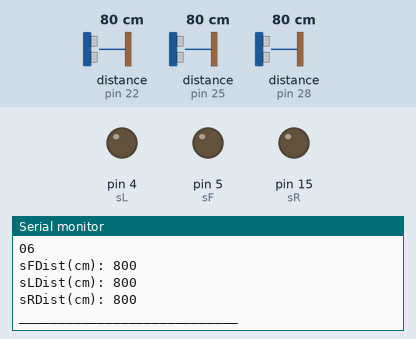
This sketch was run on a simulated Arduino Uno, built with avr-gcc and run on an emulated ATmega328P. Shown: output pins drawn as LEDs (lit = HIGH), the last lines printed to the serial monitor. Inputs (shaded band) come from the test bench; at power-on: distance to the obstacle (sensors on pin 22, pin 25, pin 28) 80 cm.

Above: at 2.4 s.
2.5 s: distance to the obstacle (sensor on pin 22) set to 2 cm
5.3 s: distance to the obstacle (sensor on pin 25) set to 2 cm
At 7.1 s:
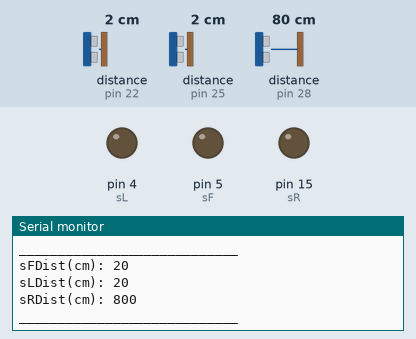
8.1 s: distance to the obstacle (sensor on pin 28) set to 2 cm
At 10.3 s:
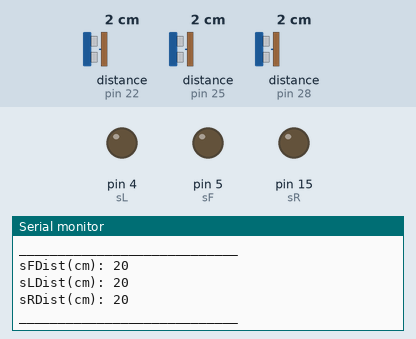
10.9 s: distance to the obstacle (sensor on pin 22) set to 4 cm
13.7 s: distance to the obstacle (sensor on pin 25) set to 4 cm
At 14.7 s:
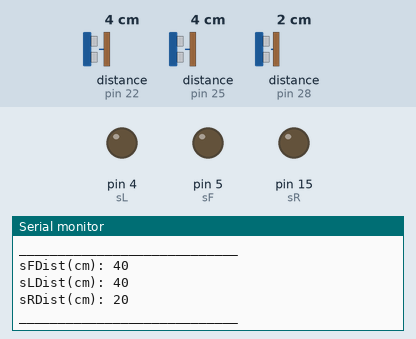
16.5 s: distance to the obstacle (sensor on pin 28) set to 4 cm
At 19.1 s:
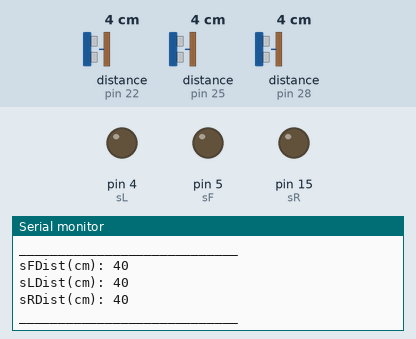
Timing chart, 0 to 20.3 s (numbered marks = the images above; inputs shaded):
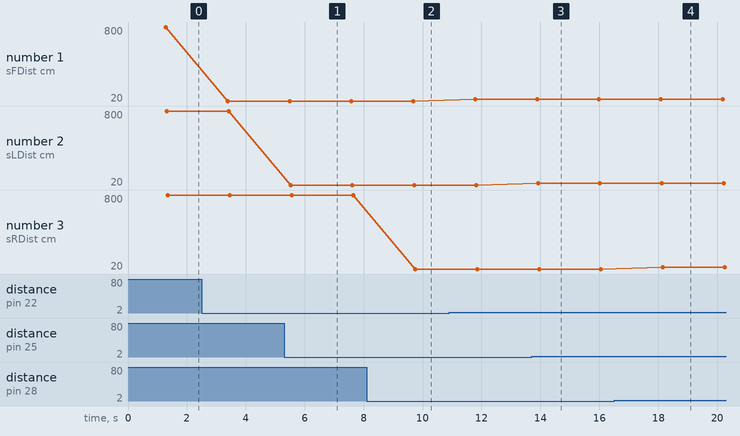

Measured:
- after the input at 5.3 s, the serial monitor: prints a new line after 0.22 s (image 1)
- after the input at 8.1 s, the serial monitor: prints a new line after 1.7 s (image 2)
- after the input at 13.7 s, the serial monitor: prints a new line after 0.22 s (image 3)
- after the input at 16.5 s, the serial monitor: prints a new line after 1.7 s (image 4)
- plotted number 1: 800 → 20 after the input at 2.5 s, 20 → 40 after the input at 10.9 s

The sketch:

Multilaser_test.ino
```cpp
#include <Wire.h>
#include <VL53L0X.h>

VL53L0X sensor1;
VL53L0X sensor2;
VL53L0X sensor3;

int sF=5, sL=4, sR=15;

long sFDist, sLDist, sRDist;

void setup() {
  // put your setup code here, to run once:
  pinMode(sF, OUTPUT);
  digitalWrite(sF, LOW);
  pinMode(sL, OUTPUT);
  digitalWrite(sL, LOW);
  pinMode(sR, OUTPUT);
  digitalWrite(sR, LOW);

  delay(500);

  Wire.begin();

  Serial.begin(115200);

  //SENSOR 1
  pinMode(sF, INPUT);
  delay(150);
  Serial.println("00");
  sensor1.init(true);
  Serial.println("01");
  delay(100);
  sensor1.setAddress((uint8_t)22);
  Serial.println("02");
  sensor1.setTimeout(500);

  //SENSOR 2
  pinMode(sL, INPUT);
  delay(150);
  sensor2.init(true);
  Serial.println("03");
  delay(100);
  sensor2.setAddress((uint8_t)25);
  Serial.println("04");
  sensor2.setTimeout(500);

  //SENSOR 3
  pinMode(sR, INPUT);
  delay(150);
  sensor3.init(true);
  Serial.println("05");
  delay(100);
  sensor3.setAddress((uint8_t)28);
  Serial.println("06");
  sensor3.setTimeout(500);
}

void loop() {
  // put your main code here, to run repeatedly:
  sFDist = (sensor1.readRangeSingleMillimeters());
  Serial.print("sFDist(cm): ");
  Serial.println(sFDist);

  sLDist = (sensor2.readRangeSingleMillimeters());
  Serial.print("sLDist(cm): ");
  Serial.println(sLDist);

  sRDist = (sensor3.readRangeSingleMillimeters());
  Serial.print("sRDist(cm): ");
  Serial.println(sRDist);

  Serial.println("____________________________");

  delay(2000);//try lower time

}
```
